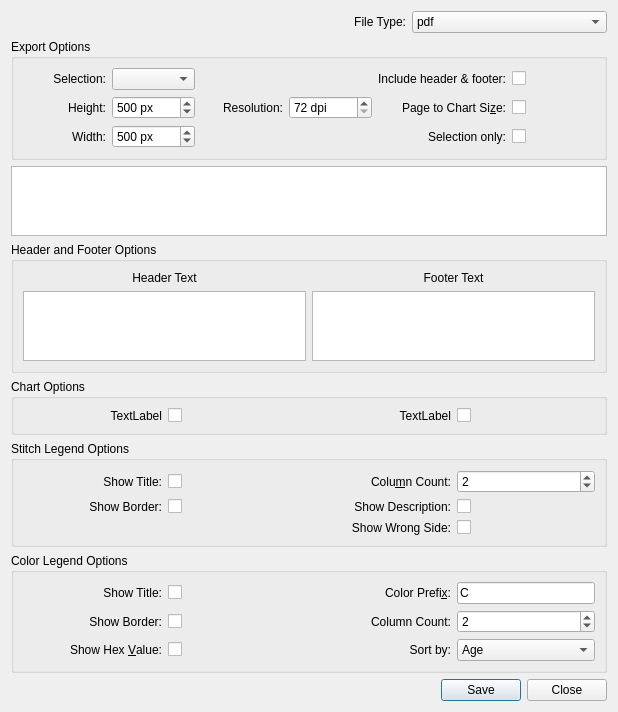
<?xml version="1.0" encoding="UTF-8"?>
<ui version="4.0">
 <class>ExportDialog</class>
 <widget class="QDialog" name="ExportDialog">
  <property name="geometry">
   <rect>
    <x>0</x>
    <y>0</y>
    <width>618</width>
    <height>626</height>
   </rect>
  </property>
  <property name="windowTitle">
   <string>Export Charts and Legends</string>
  </property>
  <layout class="QGridLayout" name="gridLayout_4">
   <item row="0" column="2">
    <widget class="QComboBox" name="fileType">
     <property name="sizePolicy">
      <sizepolicy hsizetype="Minimum" vsizetype="Fixed">
       <horstretch>0</horstretch>
       <verstretch>0</verstretch>
      </sizepolicy>
     </property>
     <item>
      <property name="text">
       <string>pdf</string>
      </property>
     </item>
     <item>
      <property name="text">
       <string>svg</string>
      </property>
     </item>
     <item>
      <property name="text">
       <string>jpeg</string>
      </property>
     </item>
     <item>
      <property name="text">
       <string>png</string>
      </property>
     </item>
     <item>
      <property name="text">
       <string>tiff</string>
      </property>
     </item>
     <item>
      <property name="text">
       <string>bmp</string>
      </property>
     </item>
    </widget>
   </item>
   <item row="1" column="0" colspan="3">
    <widget class="QGroupBox" name="optionsGroupBox">
     <property name="enabled">
      <bool>true</bool>
     </property>
     <property name="title">
      <string>Export Options</string>
     </property>
     <layout class="QGridLayout" name="gridLayout_3">
      <item row="2" column="1">
       <widget class="QSpinBox" name="width">
        <property name="suffix">
         <string> px</string>
        </property>
        <property name="minimum">
         <number>10</number>
        </property>
        <property name="maximum">
         <number>100000</number>
        </property>
        <property name="value">
         <number>500</number>
        </property>
       </widget>
      </item>
      <item row="1" column="0">
       <widget class="QLabel" name="heightLbl">
        <property name="text">
         <string>Height:</string>
        </property>
        <property name="alignment">
         <set>Qt::AlignRight|Qt::AlignTrailing|Qt::AlignVCenter</set>
        </property>
        <property name="buddy">
         <cstring>height</cstring>
        </property>
       </widget>
      </item>
      <item row="1" column="2">
       <widget class="QLabel" name="resolutionLbl">
        <property name="text">
         <string>Resolution:</string>
        </property>
        <property name="alignment">
         <set>Qt::AlignRight|Qt::AlignTrailing|Qt::AlignVCenter</set>
        </property>
        <property name="buddy">
         <cstring>resolution</cstring>
        </property>
       </widget>
      </item>
      <item row="1" column="1">
       <widget class="QSpinBox" name="height">
        <property name="suffix">
         <string> px</string>
        </property>
        <property name="minimum">
         <number>10</number>
        </property>
        <property name="maximum">
         <number>100000</number>
        </property>
        <property name="value">
         <number>500</number>
        </property>
       </widget>
      </item>
      <item row="0" column="0">
       <widget class="QLabel" name="selectionLbl">
        <property name="text">
         <string>Selection:</string>
        </property>
        <property name="alignment">
         <set>Qt::AlignRight|Qt::AlignTrailing|Qt::AlignVCenter</set>
        </property>
        <property name="buddy">
         <cstring>chartSelection</cstring>
        </property>
       </widget>
      </item>
      <item row="1" column="4">
       <widget class="QLabel" name="pageSizeLbl">
        <property name="text">
         <string>Page to Chart Si&amp;ze:</string>
        </property>
        <property name="alignment">
         <set>Qt::AlignRight|Qt::AlignTrailing|Qt::AlignVCenter</set>
        </property>
        <property name="buddy">
         <cstring>pageToChartSize</cstring>
        </property>
       </widget>
      </item>
      <item row="1" column="5">
       <widget class="QCheckBox" name="pageToChartSize">
        <property name="text">
         <string/>
        </property>
       </widget>
      </item>
      <item row="0" column="1">
       <widget class="QComboBox" name="chartSelection"/>
      </item>
      <item row="2" column="0">
       <widget class="QLabel" name="widthLbl">
        <property name="text">
         <string>Width:</string>
        </property>
        <property name="alignment">
         <set>Qt::AlignRight|Qt::AlignTrailing|Qt::AlignVCenter</set>
        </property>
        <property name="buddy">
         <cstring>width</cstring>
        </property>
       </widget>
      </item>
      <item row="1" column="3">
       <widget class="QSpinBox" name="resolution">
        <property name="suffix">
         <string> dpi</string>
        </property>
        <property name="minimum">
         <number>72</number>
        </property>
        <property name="maximum">
         <number>300</number>
        </property>
       </widget>
      </item>
      <item row="2" column="4">
       <widget class="QLabel" name="selectionOnlyLbl">
        <property name="text">
         <string>Selection only:</string>
        </property>
        <property name="alignment">
         <set>Qt::AlignRight|Qt::AlignTrailing|Qt::AlignVCenter</set>
        </property>
       </widget>
      </item>
      <item row="2" column="5">
       <widget class="QCheckBox" name="selectionOnly">
        <property name="text">
         <string/>
        </property>
       </widget>
      </item>
      <item row="0" column="5">
       <widget class="QCheckBox" name="headerFooter">
        <property name="text">
         <string/>
        </property>
       </widget>
      </item>
      <item row="0" column="2" colspan="2">
       <spacer name="horizontalSpacer">
        <property name="orientation">
         <enum>Qt::Horizontal</enum>
        </property>
        <property name="sizeHint" stdset="0">
         <size>
          <width>40</width>
          <height>20</height>
         </size>
        </property>
       </spacer>
      </item>
      <item row="0" column="4">
       <widget class="QLabel" name="headerFooterLbl">
        <property name="text">
         <string>Include header &amp; footer:</string>
        </property>
       </widget>
      </item>
     </layout>
    </widget>
   </item>
   <item row="6" column="0" colspan="3">
    <widget class="QGroupBox" name="colorLegendOptions">
     <property name="title">
      <string>Color Legend Options</string>
     </property>
     <layout class="QGridLayout" name="gridLayout">
      <item row="3" column="1">
       <widget class="QCheckBox" name="colorHexValue">
        <property name="text">
         <string/>
        </property>
       </widget>
      </item>
      <item row="1" column="3">
       <widget class="QLineEdit" name="colorPrefix">
        <property name="sizePolicy">
         <sizepolicy hsizetype="Minimum" vsizetype="Fixed">
          <horstretch>0</horstretch>
          <verstretch>0</verstretch>
         </sizepolicy>
        </property>
        <property name="text">
         <string>C</string>
        </property>
       </widget>
      </item>
      <item row="1" column="2">
       <widget class="QLabel" name="label">
        <property name="text">
         <string>Color Prefi&amp;x:</string>
        </property>
        <property name="alignment">
         <set>Qt::AlignRight|Qt::AlignTrailing|Qt::AlignVCenter</set>
        </property>
        <property name="buddy">
         <cstring>colorPrefix</cstring>
        </property>
       </widget>
      </item>
      <item row="2" column="3">
       <widget class="QSpinBox" name="colorColumns">
        <property name="minimum">
         <number>1</number>
        </property>
        <property name="maximum">
         <number>10</number>
        </property>
        <property name="value">
         <number>2</number>
        </property>
       </widget>
      </item>
      <item row="2" column="2">
       <widget class="QLabel" name="label_2">
        <property name="text">
         <string>Column Count:</string>
        </property>
        <property name="alignment">
         <set>Qt::AlignRight|Qt::AlignTrailing|Qt::AlignVCenter</set>
        </property>
        <property name="buddy">
         <cstring>colorColumns</cstring>
        </property>
       </widget>
      </item>
      <item row="3" column="3">
       <widget class="QComboBox" name="colorSortBy">
        <item>
         <property name="text">
          <string>Age</string>
         </property>
        </item>
        <item>
         <property name="text">
          <string>Color</string>
         </property>
        </item>
        <item>
         <property name="text">
          <string>Quantity</string>
         </property>
        </item>
       </widget>
      </item>
      <item row="3" column="2">
       <widget class="QLabel" name="colorSortByLbl">
        <property name="text">
         <string>Sort by:</string>
        </property>
        <property name="alignment">
         <set>Qt::AlignRight|Qt::AlignTrailing|Qt::AlignVCenter</set>
        </property>
        <property name="buddy">
         <cstring>colorSortBy</cstring>
        </property>
       </widget>
      </item>
      <item row="1" column="0">
       <widget class="QLabel" name="label_10">
        <property name="text">
         <string>Show Title:</string>
        </property>
        <property name="alignment">
         <set>Qt::AlignRight|Qt::AlignTrailing|Qt::AlignVCenter</set>
        </property>
        <property name="buddy">
         <cstring>colorTitle</cstring>
        </property>
       </widget>
      </item>
      <item row="2" column="0">
       <widget class="QLabel" name="label_11">
        <property name="text">
         <string>Show Border:</string>
        </property>
        <property name="alignment">
         <set>Qt::AlignRight|Qt::AlignTrailing|Qt::AlignVCenter</set>
        </property>
        <property name="buddy">
         <cstring>colorBorder</cstring>
        </property>
       </widget>
      </item>
      <item row="3" column="0">
       <widget class="QLabel" name="label_12">
        <property name="text">
         <string>Show Hex &amp;Value:</string>
        </property>
        <property name="alignment">
         <set>Qt::AlignRight|Qt::AlignTrailing|Qt::AlignVCenter</set>
        </property>
        <property name="buddy">
         <cstring>colorHexValue</cstring>
        </property>
       </widget>
      </item>
      <item row="2" column="1">
       <widget class="QCheckBox" name="colorBorder">
        <property name="text">
         <string/>
        </property>
       </widget>
      </item>
      <item row="1" column="1">
       <widget class="QCheckBox" name="colorTitle">
        <property name="text">
         <string/>
        </property>
       </widget>
      </item>
     </layout>
    </widget>
   </item>
   <item row="0" column="1">
    <widget class="QLabel" name="fileTypeLbl">
     <property name="text">
      <string>File Type:</string>
     </property>
     <property name="alignment">
      <set>Qt::AlignRight|Qt::AlignTrailing|Qt::AlignVCenter</set>
     </property>
     <property name="buddy">
      <cstring>fileType</cstring>
     </property>
    </widget>
   </item>
   <item row="7" column="0" colspan="3">
    <widget class="QDialogButtonBox" name="buttonBox">
     <property name="orientation">
      <enum>Qt::Horizontal</enum>
     </property>
     <property name="standardButtons">
      <set>QDialogButtonBox::Close|QDialogButtonBox::Save</set>
     </property>
    </widget>
   </item>
   <item row="2" column="0" colspan="3">
    <widget class="QGraphicsView" name="view">
     <property name="interactive">
      <bool>false</bool>
     </property>
    </widget>
   </item>
   <item row="5" column="0" colspan="3">
    <widget class="QGroupBox" name="stitchLegendOptions">
     <property name="title">
      <string>Stitch Legend Options</string>
     </property>
     <layout class="QGridLayout" name="gridLayout_2">
      <item row="0" column="2">
       <widget class="QLabel" name="label_4">
        <property name="text">
         <string>Colu&amp;mn Count:</string>
        </property>
        <property name="alignment">
         <set>Qt::AlignRight|Qt::AlignTrailing|Qt::AlignVCenter</set>
        </property>
        <property name="buddy">
         <cstring>stitchColumns</cstring>
        </property>
       </widget>
      </item>
      <item row="0" column="3">
       <widget class="QSpinBox" name="stitchColumns">
        <property name="minimum">
         <number>1</number>
        </property>
        <property name="maximum">
         <number>10</number>
        </property>
        <property name="value">
         <number>2</number>
        </property>
       </widget>
      </item>
      <item row="0" column="0">
       <widget class="QLabel" name="label_7">
        <property name="text">
         <string>Show Title:</string>
        </property>
        <property name="alignment">
         <set>Qt::AlignRight|Qt::AlignTrailing|Qt::AlignVCenter</set>
        </property>
        <property name="buddy">
         <cstring>stitchTitle</cstring>
        </property>
       </widget>
      </item>
      <item row="0" column="1">
       <widget class="QCheckBox" name="stitchTitle">
        <property name="text">
         <string/>
        </property>
       </widget>
      </item>
      <item row="2" column="1">
       <widget class="QCheckBox" name="stitchBorder">
        <property name="text">
         <string/>
        </property>
       </widget>
      </item>
      <item row="2" column="0">
       <widget class="QLabel" name="label_8">
        <property name="text">
         <string>Show Border:</string>
        </property>
        <property name="alignment">
         <set>Qt::AlignRight|Qt::AlignTrailing|Qt::AlignVCenter</set>
        </property>
        <property name="buddy">
         <cstring>stitchBorder</cstring>
        </property>
       </widget>
      </item>
      <item row="3" column="3">
       <widget class="QCheckBox" name="showStitchWrongSide">
        <property name="text">
         <string/>
        </property>
       </widget>
      </item>
      <item row="3" column="2">
       <widget class="QLabel" name="showStitchWrongSideLbl">
        <property name="text">
         <string>Show Wrong Side:</string>
        </property>
        <property name="alignment">
         <set>Qt::AlignRight|Qt::AlignTrailing|Qt::AlignVCenter</set>
        </property>
        <property name="buddy">
         <cstring>showStitchWrongSide</cstring>
        </property>
       </widget>
      </item>
      <item row="2" column="2">
       <widget class="QLabel" name="label_9">
        <property name="text">
         <string>Show Description:</string>
        </property>
        <property name="alignment">
         <set>Qt::AlignRight|Qt::AlignTrailing|Qt::AlignVCenter</set>
        </property>
        <property name="buddy">
         <cstring>showStitchDescription</cstring>
        </property>
       </widget>
      </item>
      <item row="2" column="3">
       <widget class="QCheckBox" name="showStitchDescription">
        <property name="text">
         <string/>
        </property>
       </widget>
      </item>
     </layout>
    </widget>
   </item>
   <item row="4" column="0" colspan="3">
    <widget class="QGroupBox" name="chartOptions">
     <property name="title">
      <string>Chart Options</string>
     </property>
     <layout class="QGridLayout" name="gridLayout_5">
      <item row="0" column="1">
       <widget class="QCheckBox" name="checkBox">
        <property name="text">
         <string/>
        </property>
       </widget>
      </item>
      <item row="0" column="0">
       <widget class="QLabel" name="label_13">
        <property name="text">
         <string>TextLabel</string>
        </property>
        <property name="alignment">
         <set>Qt::AlignRight|Qt::AlignTrailing|Qt::AlignVCenter</set>
        </property>
       </widget>
      </item>
      <item row="0" column="2">
       <widget class="QLabel" name="label_14">
        <property name="text">
         <string>TextLabel</string>
        </property>
        <property name="alignment">
         <set>Qt::AlignRight|Qt::AlignTrailing|Qt::AlignVCenter</set>
        </property>
       </widget>
      </item>
      <item row="0" column="3">
       <widget class="QCheckBox" name="checkBox_2">
        <property name="text">
         <string/>
        </property>
       </widget>
      </item>
     </layout>
    </widget>
   </item>
   <item row="3" column="0" colspan="3">
    <widget class="QGroupBox" name="headerFooterLayout">
     <property name="sizePolicy">
      <sizepolicy hsizetype="Preferred" vsizetype="Maximum">
       <horstretch>0</horstretch>
       <verstretch>0</verstretch>
      </sizepolicy>
     </property>
     <property name="title">
      <string>Header and Footer Options</string>
     </property>
     <layout class="QGridLayout" name="gridLayout_6">
      <item row="1" column="0">
       <widget class="QPlainTextEdit" name="headerEdit"/>
      </item>
      <item row="1" column="1">
       <widget class="QPlainTextEdit" name="footerEdit"/>
      </item>
      <item row="0" column="0">
       <widget class="QLabel" name="label_3">
        <property name="text">
         <string>Header Text</string>
        </property>
        <property name="alignment">
         <set>Qt::AlignCenter</set>
        </property>
       </widget>
      </item>
      <item row="0" column="1">
       <widget class="QLabel" name="label_5">
        <property name="text">
         <string>Footer Text</string>
        </property>
        <property name="alignment">
         <set>Qt::AlignCenter</set>
        </property>
       </widget>
      </item>
     </layout>
     <zorder>footerEdit</zorder>
     <zorder>label_3</zorder>
     <zorder>label_5</zorder>
    </widget>
   </item>
  </layout>
 </widget>
 <tabstops>
  <tabstop>fileType</tabstop>
  <tabstop>chartSelection</tabstop>
  <tabstop>height</tabstop>
  <tabstop>width</tabstop>
  <tabstop>resolution</tabstop>
  <tabstop>pageToChartSize</tabstop>
  <tabstop>view</tabstop>
  <tabstop>checkBox</tabstop>
  <tabstop>checkBox_2</tabstop>
  <tabstop>stitchTitle</tabstop>
  <tabstop>stitchBorder</tabstop>
  <tabstop>stitchColumns</tabstop>
  <tabstop>showStitchDescription</tabstop>
  <tabstop>showStitchWrongSide</tabstop>
  <tabstop>colorTitle</tabstop>
  <tabstop>colorBorder</tabstop>
  <tabstop>colorHexValue</tabstop>
  <tabstop>colorPrefix</tabstop>
  <tabstop>colorColumns</tabstop>
  <tabstop>colorSortBy</tabstop>
  <tabstop>buttonBox</tabstop>
 </tabstops>
 <resources/>
 <connections/>
</ui>
